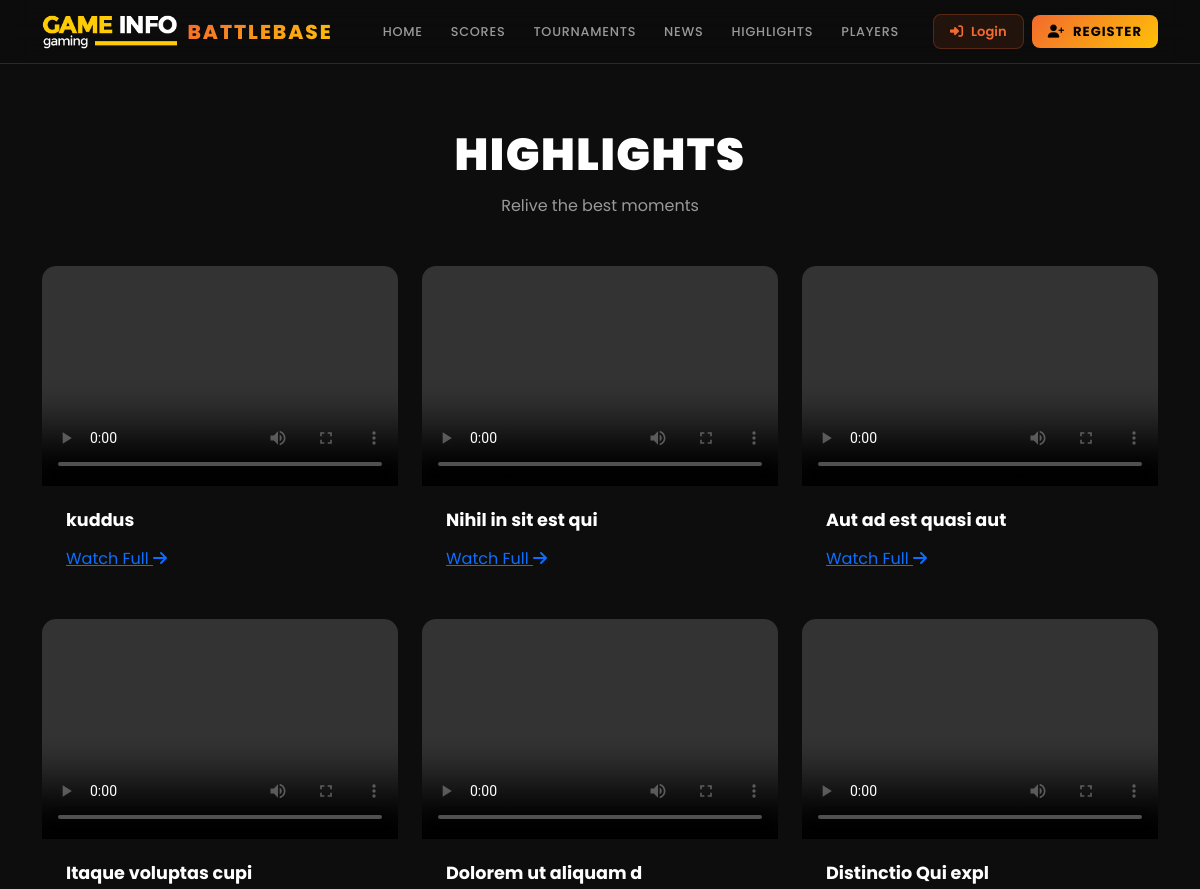
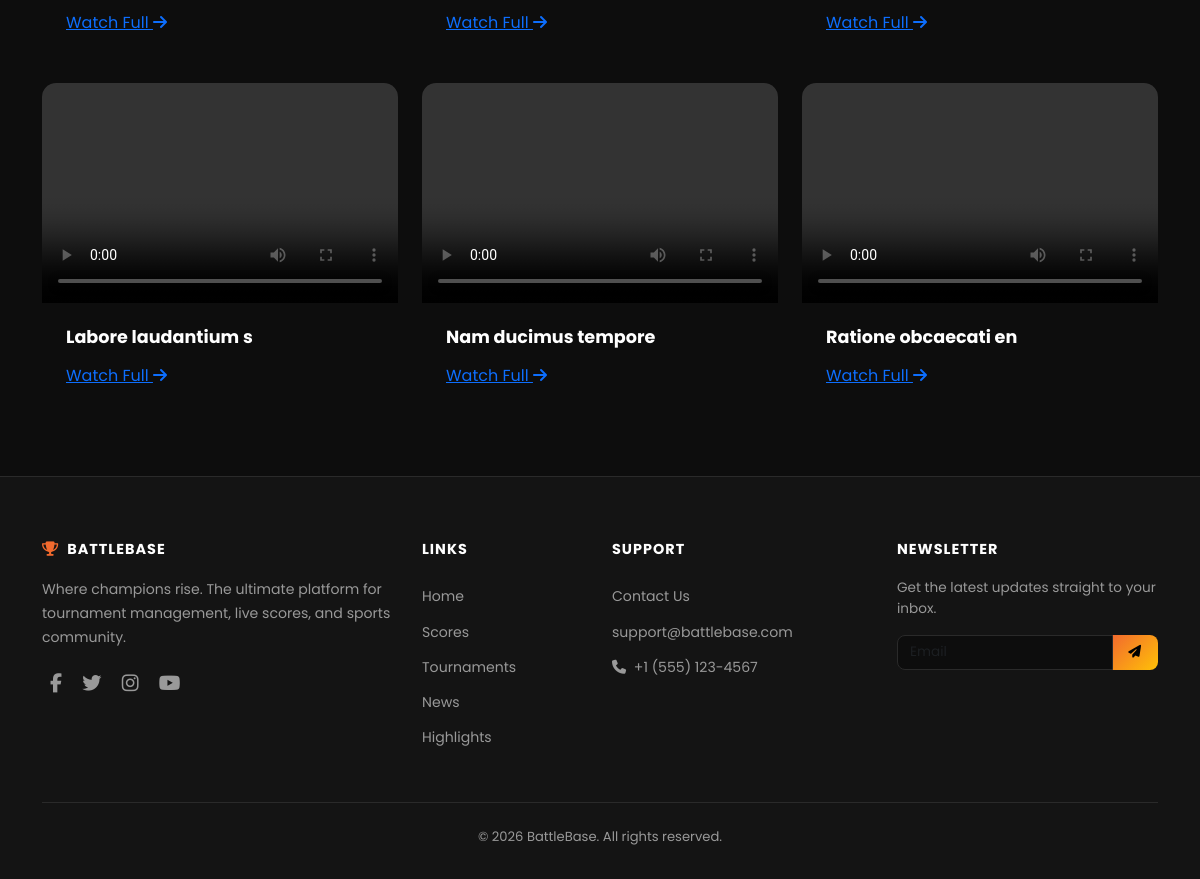
The app's page /highlights.php with its own data (2 pictures, top to bottom).
### tables this page shows
CREATE TABLE `highlights` (
  `id` int(11) NOT NULL,
  `user_id` int(11) NOT NULL,
  `title` varchar(255) NOT NULL,
  `details` longtext DEFAULT NULL,
  `video_file` varchar(255) NOT NULL,
  `created_at` timestamp NOT NULL DEFAULT current_timestamp()
);

### highlights.php (the view, shortened to what this page needs)
<?php
require_once 'config.php';
include './components/shared/general-header.php';
$highlights = [];
try {
    $query = "SELECT id, title, video_file FROM highlights ORDER BY created_at DESC LIMIT 12";
    $stmt = $conn->prepare($query);
    $stmt->execute();
    $highlights = $stmt->fetchAll(PDO::FETCH_ASSOC);
} catch (PDOException $e) {
    $error = "Error fetching highlights.";
    error_log("Highlights error: " . $e->getMessage());
}
?>
<section style="padding: 4rem 0; background: var(--bg-primary);">
    <div class="container">
        <div class="section-title">
            <h2>Highlights</h2>
            <p>Relive the best moments</p>
        </div>
        <div class="row g-4">
            <?php if (!empty($highlights)): ?>
                <?php foreach ($highlights as $highlight): ?>
                    <div class="col-md-6 col-lg-4">
                        <div class="card-modern p-0 h-100">
                            <div style="position: relative; border-radius: var(--radius-md) var(--radius-md) 0 0; overflow: hidden;">
                                <video width="100%" height="220" controls style="object-fit: cover; display: block; background: #000;" preload="metadata">
                                    <source src="./uploads/videos/<?= htmlspecialchars($highlight['video_file']); ?>" type="video/mp4">
                                </video>
                            </div>
                            <div class="p-4">
                                <h4 style="color: var(--text-primary); font-weight: 700; font-size: 1.1rem; margin-bottom: 1rem;">
                                    <?= htmlspecialchars($highlight['title']); ?>
                                </h4>
                                <a href="view_highlight.php?highlight_id=<?= $highlight['id']; ?>" class="read-more">
                                    Watch Full <i class="fas fa-arrow-right"></i>
                                </a>
                            </div>
                        </div>
                    </div>
                <?php endforeach; ?>
            <?php else: ?>
                <div class="col-12"><p style="color: var(--text-muted); text-align: center;">No highlights available.</p></div>
            <?php endif; ?>
        </div>
    </div>
</section>
<?php include './components/shared/general-footer.php'; ?>

### css/custom.css (style rules this page uses)
:root { --bg-primary: #0D0D0D; --bg-secondary: #141414; --bg-card: #1a1a1a; --bg-elevated: #222; --accent-orange: #F26A2E; --accent-orange-rgb: 242, 106, 46; --accent-gold: #FFC107; --white: #FFF; --gray-100: #E0E0E0; --gray-200: #CCC; --gray-300: #999; --gray-400: #666; --text-primary: #FFF; --text-secondary: #E0E0E0; --text-muted: #999; --border-color: #2a2a2a; --gradient-primary: linear-gradient(135deg, #F26A2E, #FFC107); --gradient-reverse: linear-gradient(135deg, #FFC107, #F26A2E); --gradient-orange: linear-gradient(135deg, #F26A2E, #ff8a50); --gradient-dark: linear-gradient(135deg, #0D0D0D, #1a1a1a); --shadow-card: 0 12px 40px rgba(0,0,0,.6); --shadow-glow-orange: 0 0 30px rgba(242,106,46,.25); --shadow-glow-gold: 0 0 30px rgba(255,193,7,.2); --radius-sm: 8px; --radius-md: 14px; --radius-lg: 20px; --radius-xl: 30px; }
* { box-sizing: border-box; }
body { font-family: 'Poppins', sans-serif; background: var(--bg-primary); color: var(--text-primary); overflow-x: hidden; -webkit-font-smoothing: antialiased; }
.section-title { text-align: center; margin-bottom: 3rem; }
.section-title h2 { font-size: 2.8rem; font-weight: 900; text-transform: uppercase; letter-spacing: 1.5px; }
.section-title p { color: var(--text-muted); margin-top: .75rem; font-size: 1rem; max-width: 480px; margin-inline: auto; }

### records on screen
highlights: title "kuddus"
highlights: title "Nihil in sit est qui"
highlights: title "Aut ad est quasi aut"
highlights: title "Itaque voluptas cupi"
highlights: title "Dolorem ut aliquam d"
highlights: title "Distinctio Qui expl"
highlights: title "Labore laudantium s"
highlights: title "Nam ducimus tempore"
highlights: title "Ratione obcaecati en"
